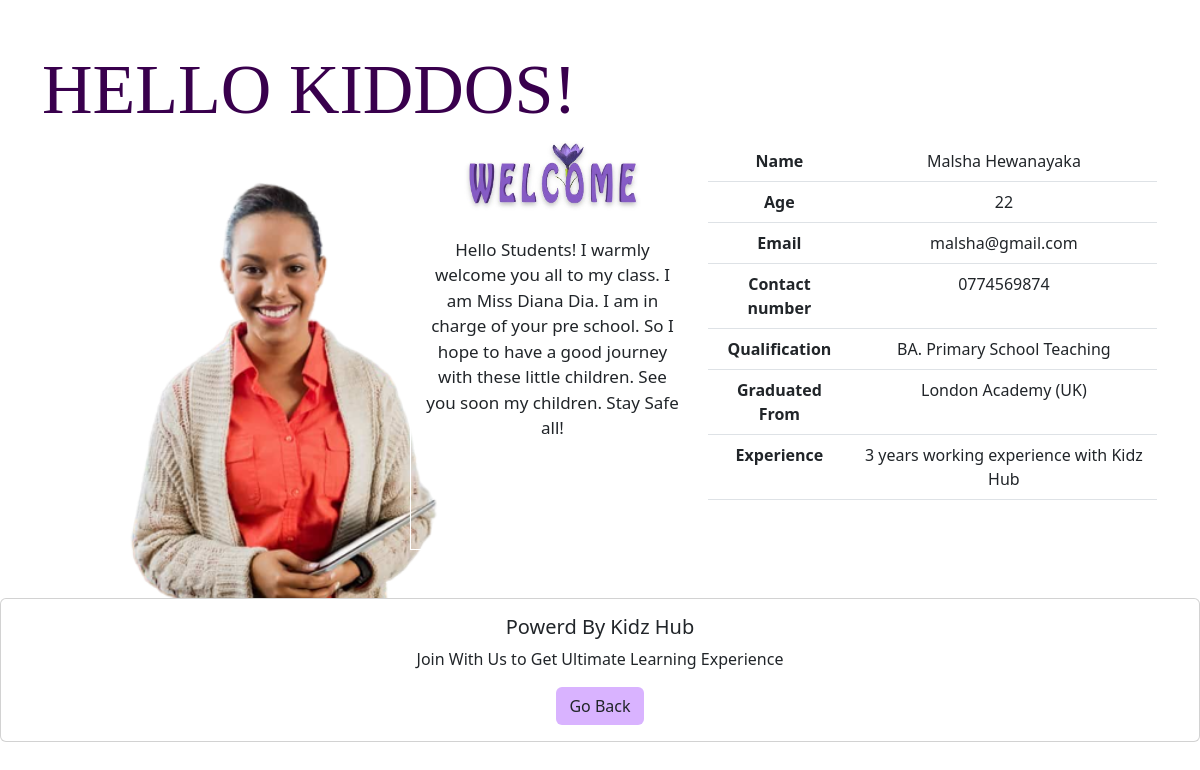
The page /teacher.php?id=1 on the database its author committed.
### tables this page shows
CREATE TABLE `teachers` (
  `id` int(10) NOT NULL,
  `name` varchar(255) NOT NULL,
  `age` int(12) NOT NULL,
  `email` varchar(100) NOT NULL,
  `mobno` varchar(15) NOT NULL,
  `qualification` text NOT NULL,
  `grad_from` text NOT NULL,
  `experience` text NOT NULL,
  `grade` varchar(50) NOT NULL,
  `description` text NOT NULL
);

### teacher.php (the view, shortened to what this page needs)
<?php
    if (isset($_GET['id'])) {
        include "server/db.php";
        $query = "SELECT * FROM teachers WHERE id=".$_GET['id'];
        $result = mysqli_query($connection, $query);
        $row = mysqli_fetch_assoc($result);
        $name = $row['name'];
        $age = $row['age'];
        $email = $row['email'];
        $mobno = $row['mobno'];
        $qualification = $row['qualification'];
        $grad_from = $row['grad_from'];
        $experience = $row['experience'];
        $description = $row['description'];
    }
?>
<!DOCTYPE html>
<html lang="en">
<head>
    <link href="https://cdn.jsdelivr.net/npm/bootstrap@5.2.0/dist/css/bootstrap.min.css" rel="stylesheet">
	<link rel="stylesheet" type="text/css" href="CSS/csss.css">
</head>
<body> <br><br>
    <div class="container">
        <div class="row">
            <h1 style= "font-family:Times New Roman; color:#39004d; font-size:70px">HELLO KIDDOS!</h1>
                <div class="col-4 text-center border  border-white">
                <img src="images/pr.png" style="width:140; height:120%">
                </div>
                <div class="col-3 text-center border  border-white">
                    <img src="images/wlcm.jpg" style="height:70px; weidth:50px">
                    <p style="font-size:17px"> <br><?php echo $description; ?></p>
                </div>
                <div class="col-5 text-center border  border-white">
                <table class="table">
                    <tbody>
                        <tr>
                            <th scope="row">Name</th>
                            <td><?php echo $name; ?></td>
                        </tr>
                        <tr>
                            <th scope="row">Age</th>
                            <td><?php echo $age; ?></td>
                        </tr>
                        <tr>
                            <th scope="row">Email</th>
                            <td><?php echo $email; ?></td>
                        </tr>
                        <tr>
                            <th scope="row">Contact number</th>
                            <td><?php echo $mobno; ?></td>
                        </tr>
                        <tr>
                            <th scope="row">Qualification</th>
                            <td><?php echo $qualification; ?></td>
                        </tr>
                        <tr>
                            <th scope="row">Graduated From</th>
                            <td><?php echo $grad_from; ?><br></td>
                        </tr>
                        <tr>
                            <th scope="row">Experience</th>
                            <td><?php echo $experience; ?></td>
                        </tr>
                    </tbody>
                </table>
        </div>
        </div>
    </div> <br><br>
<div class="card text-center">
 <div class="card-body">
    <h5 class="card-title">Powerd By Kidz Hub</h5>
    <p class="card-text">Join  With Us to Get Ultimate Learning Experience</p>
    <a href="teachers.php" class="btn" style = background-color:#d9b3ff;>Go Back</a>
</div>
</div>
</body>
</html>

### CSS/csss.css (style rules this page uses)
* { margin: 0; padding: 0; }

### rows shown on the page
teachers: description "Hello Students! I warmly welcome you all to my class. I am Miss Diana Dia. I am in charge of your pre school. So I hope to have a good journey with these little children. See you soon my children. Stay Safe all!", name "Malsha Hewanayaka", age "22", email "malsha@gmail.com", mobno "0774569874", qualification "BA. Primary School Teaching", grad_from "London Academy (UK)", experience "3 years working experience with Kidz Hub"
